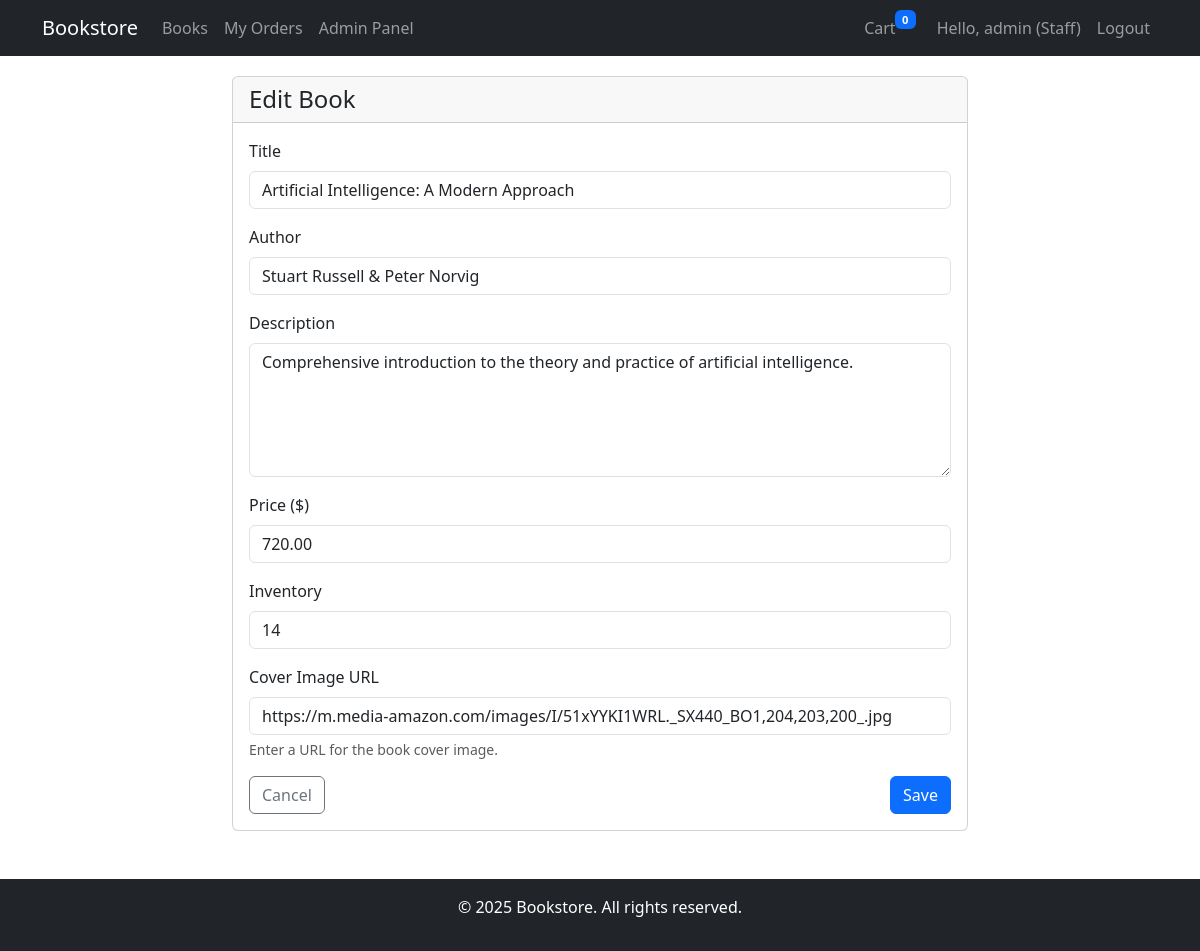
The page /admin_panel/books/25/update/ (signed in) on the database its author committed.
### books/models.py (models this page shows, shortened)
class Book(models.Model):
    title = models.CharField(max_length=200)
    author = models.CharField(max_length=200)
    description = models.TextField()
    price = models.DecimalField(max_digits=10, decimal_places=2)
    inventory = models.PositiveIntegerField(default=0)
    cover_image = models.CharField(max_length=255, blank=True, null=True)
    created_at = models.DateTimeField(auto_now_add=True)
    updated_at = models.DateTimeField(auto_now=True)

### admin_panel/views.py (the view, shortened to what this page needs)
# urls.py: path('books/<int:pk>/update/', views.BookUpdateView.as_view(), name='book_update'),
class BookUpdateView(AdminRequiredMixin, View):
    template_name = 'admin_panel/book_form.html'
    def get(self, request, pk):
        book = get_object_or_404(Book, pk=pk)
        return render(request, self.template_name, {'book': book})

### admin_panel/views.py (called while the page is built)
    def test_func(self):
        return self.request.user.is_authenticated and self.request.user.is_staff

### cart/context_processors.py (called while the page is built)
def cart_processor(request):
    cart = request.session.get('cart', {})
    cart_count = sum(item['quantity'] for item in cart.values())
    return {
        'cart_count': cart_count
    }

### templates/admin_panel/book_form.html (shortened to what this page needs)
{% extends 'base/base.html' %}
{% block content %}
<div class="row justify-content-center">
    <div class="col-md-8">
        <div class="card">
            <div class="card-header">
                <h4 class="mb-0">{% if book.id %}Edit Book{% else %}Add New Book{% endif %}</h4>
            </div>
            <div class="card-body">
                <form method="post">
                    <div class="mb-3">
                        <label for="title" class="form-label">Title</label>
                        <input type="text" class="form-control {% if errors.title %}is-invalid{% endif %}" id="title" name="title" value="{{ book.title|default:'' }}">
                    </div>
                    <div class="mb-3">
                        <label for="author" class="form-label">Author</label>
                        <input type="text" class="form-control {% if errors.author %}is-invalid{% endif %}" id="author" name="author" value="{{ book.author|default:'' }}">
                    </div>
                    <div class="mb-3">
                        <label for="description" class="form-label">Description</label>
                        <textarea class="form-control" id="description" name="description" rows="5">{{ book.description|default:'' }}</textarea>
                    </div>
                    <div class="mb-3">
                        <label for="price" class="form-label">Price ($)</label>
                        <input type="text" class="form-control {% if errors.price %}is-invalid{% endif %}" id="price" name="price" value="{{ book.price|default:'' }}">
                    </div>
                    <div class="mb-3">
                        <label for="inventory" class="form-label">Inventory</label>
                        <input type="number" class="form-control {% if errors.inventory %}is-invalid{% endif %}" id="inventory" name="inventory" value="{{ book.inventory|default:'' }}">
                    </div>
                    <div class="mb-3">
                        <label for="cover_image" class="form-label">Cover Image URL</label>
                        <input type="text" class="form-control" id="cover_image" name="cover_image" value="{{ book.cover_image|default:'' }}">
                        <div class="form-text">Enter a URL for the book cover image.</div>
                    </div>
                    <div class="d-flex justify-content-between">
                        <a href="{% url 'admin_panel:book_list' %}" class="btn btn-outline-secondary">Cancel</a>
                        <button type="submit" class="btn btn-primary">Save</button>
                    </div>
                </form>
            </div>
        </div>
    </div>
</div>
{% endblock %}

### templates/base/base.html (shortened to what this page needs)
<!DOCTYPE html>
<html lang="en">
<head>
    <link href="https://cdn.jsdelivr.net/npm/bootstrap@5.3.0-alpha1/dist/css/bootstrap.min.css" rel="stylesheet">
</head>
<body>
    <nav class="navbar navbar-expand-lg navbar-dark bg-dark">
        <div class="container">
            <a class="navbar-brand" href="{% url 'books:book_list' %}">Bookstore</a>
            <div class="collapse navbar-collapse" id="navbarNav">
                <ul class="navbar-nav me-auto">
                    <li class="nav-item">
                        <a class="nav-link" href="{% url 'books:book_list' %}">Books</a>
                    </li>
                    {% if user.is_authenticated %}
                        <li class="nav-item">
                            <a class="nav-link" href="{% url 'orders:order_history' %}">My Orders</a>
                        </li>
                        {% if user.is_staff %}
                            <li class="nav-item">
                                <a class="nav-link" href="{% url 'admin_panel:dashboard' %}">Admin Panel</a>
                            </li>
                        {% endif %}
                    {% endif %}
                </ul>
                <ul class="navbar-nav">
                    {% if user.is_authenticated %}
                        <li class="nav-item">
                            <a class="nav-link" href="{% url 'cart:view_cart' %}">
                                Cart <span class="badge bg-primary cart-badge">{{ cart_count }}</span>
                            </a>
                        </li>
                        <li class="nav-item">
                            <span class="nav-link">Hello, {{ user.username }}{% if user.is_staff %} (Staff){% endif %}</span>
                        </li>
                        <li class="nav-item">
                            <a class="nav-link" href="{% url 'accounts:logout' %}">Logout</a>
                        </li>
                    {% endif %}
                </ul>
            </div>
        </div>
    </nav>
    <div class="container">
        {% block content %}{% endblock %}
    </div>
    <footer class="bg-dark text-white mt-5 py-3">
        <div class="container text-center">
            <p>&copy; {% now "Y" %} Bookstore. All rights reserved.</p>
        </div>
    </footer>
</body>
</html>

### templates/base/base.html (style rules this page uses)
.navbar { margin-bottom: 20px; }
.cart-badge { position: relative; top: -10px; right: 5px; font-size: 0.7em; }

### rows shown on the page
Book: title "Artificial Intelligence: A Modern Approach", author "Stuart Russell & Peter Norvig", description "Comprehensive introduction to the theory and practice of artificial intelligence.", price "720.00", inventory "14", cover_image "https://m.media-amazon.com/images/I/51xYYKI1WRL._SX440_BO1,204,203,200_.jpg"

### other values the page prints
{{ cart_count }} "0"
{{ user.username }} "admin"
